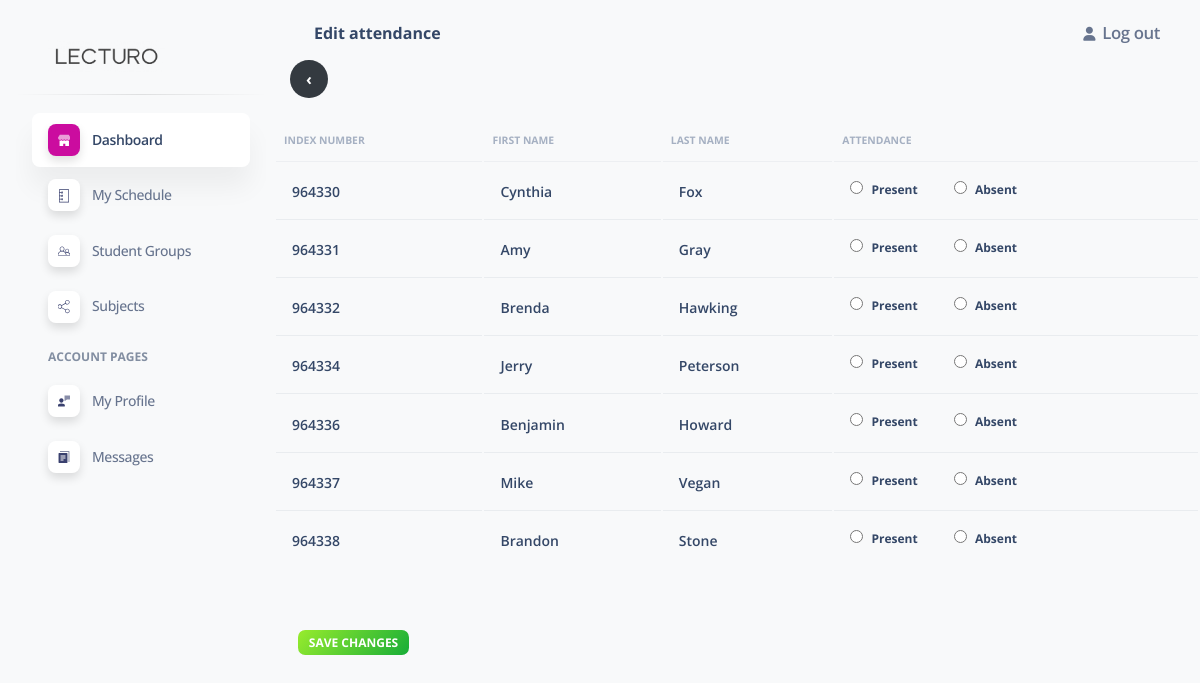
The page /edit-attendance/5c7e306d-d4f8-4694-9b81-47279aeba402/ (signed in) on the database its author committed.
### panel/models.py (models this page shows, shortened)
class Student(models.Model):
    album_number = models.IntegerField(unique=True,blank=False,null=False,editable=False,primary_key=True)
    created = models.DateTimeField(auto_now_add=True)
    active = models.BooleanField(default=True,null=False,blank=False)
    first_name = models.CharField(max_length=100,blank=False,null=False)
    last_name = models.CharField(max_length=100,blank=False,null=False)
    group = models.ForeignKey(Group,on_delete=models.CASCADE,null=False,blank=False)
    email = models.EmailField(blank=True,null=False,max_length=100)

### panel/views.py (the view, shortened to what this page needs)
# urls.py: path('edit-attendance/<str:pk>/',views.editAttendance,name='editAttendance'),
@login_required(login_url='userLogin')
def editAttendance(request,pk):
    label = "Edit attendance"
    try:
        lecture = ScheduledLecture.objects.get(id=pk)
    except ScheduledLecture.DoesNotExist:
        return render(request,'notFound.html')
    group = lecture.group
    attendanceTuple = []
    for student in group.student_set.exclude(active__exact=False):
        try:
            attendance = Attendance.objects.get(Q(lecture__exact=lecture) & Q(student__exact=student))
            attendance = attendance.present
        except Attendance.DoesNotExist:
            attendance = None
        attendanceTuple.append((student,attendance))
    context = {'attendanceTuple':attendanceTuple,'label':label}
    return render(request,'edit-attendance.html',context=context)

### panel/templates/edit-attendance.html (shortened to what this page needs)
{% extends 'main.html' %}
{% block body %}
<a href="{% url 'schedule' %}" class="backButton">
    <b>&#8249;</b>
</a>
<br>
<br>
<form action="" method="POST">
    <table class="table align-items-center mb-0" id="studentTable">
        <thead>
        <tr>
            <th class="text-uppercase text-secondary text-xxs font-weight-bolder opacity-7 ps-2">Index number</th>
            <th class="text-uppercase text-secondary text-xxs font-weight-bolder opacity-7 ps-2">First name</th>
            <th class="text-uppercase text-secondary text-xxs font-weight-bolder opacity-7 ps-2">Last name</th>
            <th class="text-uppercase text-secondary text-xxs font-weight-bolder opacity-7 ps-2">Attendance</th>
        </tr>
        </thead>
        <tbody>
            {% for student, attendance in attendanceTuple %}
            <tr class='clickable-row' data-url="#">
                <td>
                    <div class="d-flex px-2 py-1">
                        <div class="d-flex justify-content-">
                            <h6 class="mb-0 text-sm">{{student.album_number}}</h6>
                        </div>
                    </div>
                </td>
                <td>
                    <div class="d-flex px-2 py-1">
                        <div class="d-flex flex-column justify-content-">
                            <h6 class="mb-0 text-sm">{{student.first_name}}</h6>
                        </div>
                    </div>
                </td>
                <td>
                    <div class="d-flex px-2 py-1">
                        <div class="d-flex flex-column justify-content-">
                            <h6 class="mb-0 text-sm">{{student.last_name}}</h6>
                        </div>
                    </div>
                </td>
                <td>
                    <div class="d-flex px-2 py-1">
                        <div class="attendance-radio">
                            {% if attendance == True %}
                                <input type="radio" name="radio-{{student.album_number}}" value="present" checked id="present-{{student.album_number}}"> <label for="present-{{student.album_number}}">Present</label>
                                <input type="radio" name="radio-{{student.album_number}}" style="margin-left: 2em;" value="absent" id="absent-{{student.album_number}}"> <label for="absent-{{student.album_number}}">Absent</label>
                            {% else %}
                                <input type="radio" name="radio-{{student.album_number}}" value="present" id="present-{{student.album_number}}"> <label for="present-{{student.album_number}}">Present</label>
                                <input type="radio" name="radio-{{student.album_number}}" style="margin-left: 2em;" value="absent" id="absent-{{student.album_number}}"> <label for="absent-{{student.album_number}}">Absent</label>
                            {% endif %}
                        </div>
                    </div>
                </td>
            </tr>
            {% endfor %}
        </tbody>
    </table>
    <button class="badge badge-sm bg-gradient-success" style="margin-left: 2em; margin-top: 5em; border-width: 0px;">Save changes</button>
</form>
{% endblock body %}

### rows shown on the page
Student: album_number "964330", first_name "Cynthia", last_name "Fox"
Student: album_number "964331", first_name "Amy", last_name "Gray"
Student: album_number "964332", first_name "Brenda", last_name "Hawking"
Student: album_number "964334", first_name "Jerry", last_name "Peterson"
Student: album_number "964336", first_name "Benjamin", last_name "Howard"
Student: album_number "964337", first_name "Mike", last_name "Vegan"
Student: album_number "964338", first_name "Brandon", last_name "Stone"

### other values the page prints
{{ label }} "Edit attendance"
